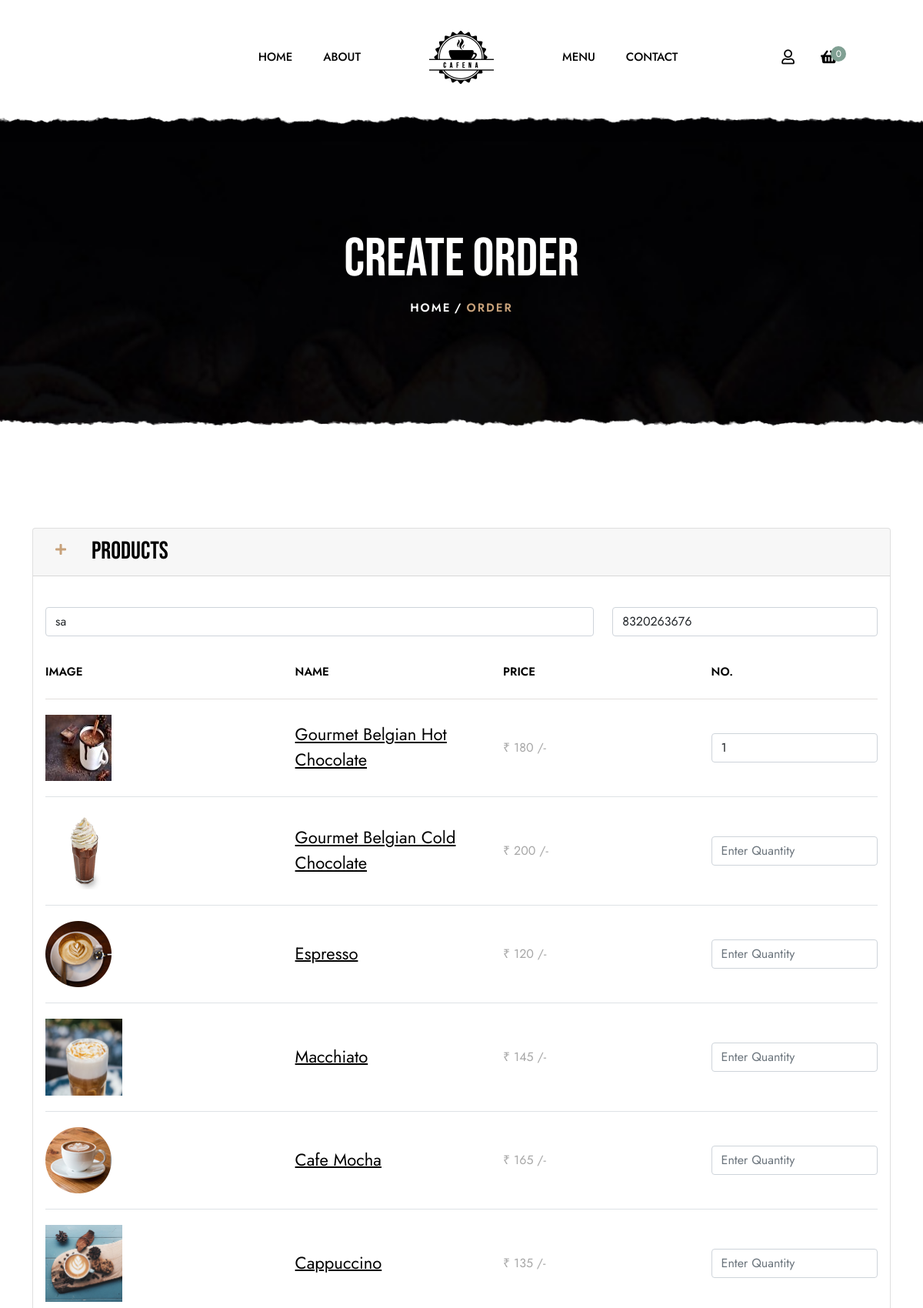
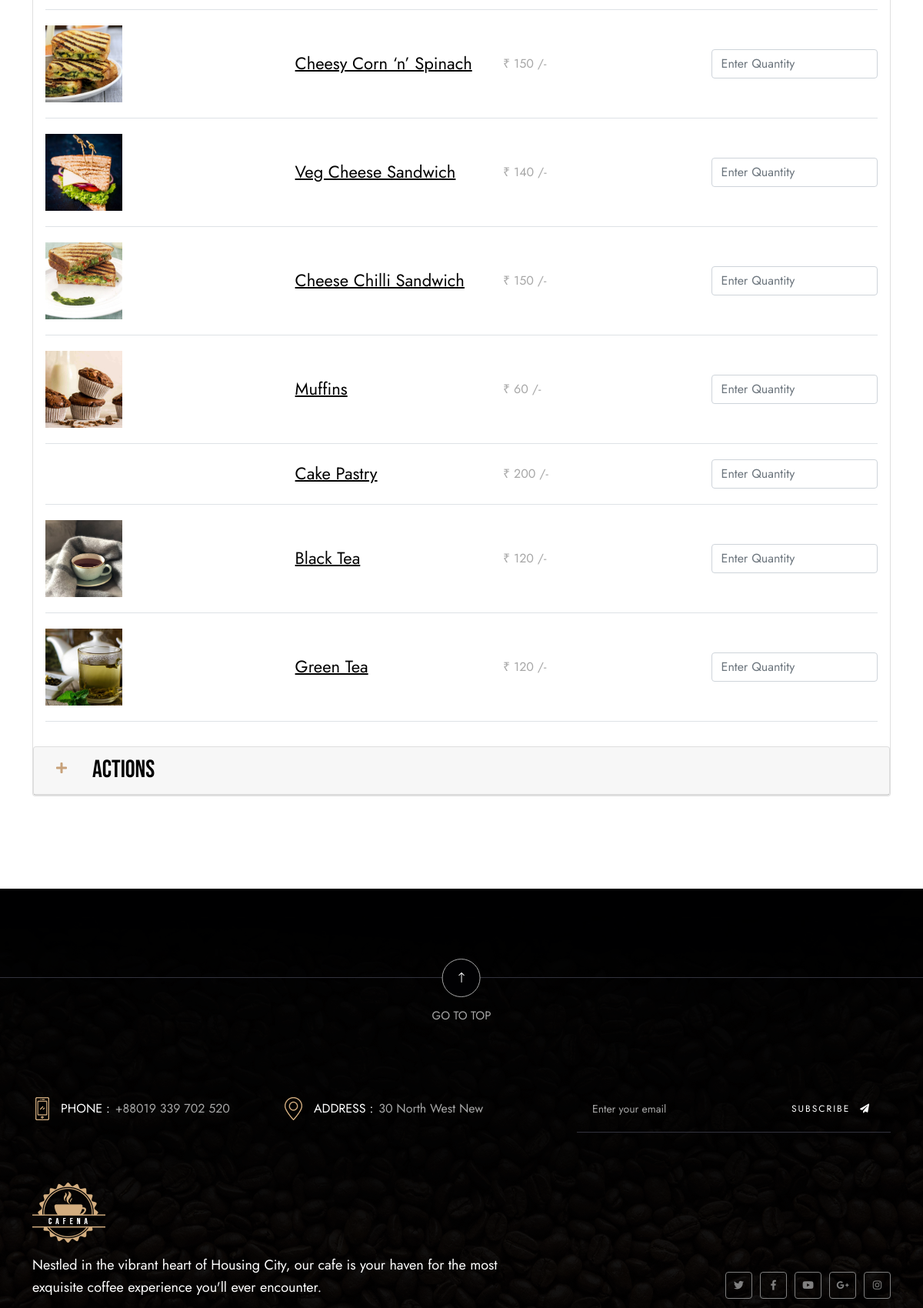
/order.php?table=1 (upper part), run on the app's committed database (2 pictures, top to bottom).
### tables this page shows
CREATE TABLE `tbl_make_order` (
  `id` int(255) NOT NULL,
  `name` varchar(255) NOT NULL,
  `phone` varchar(255) NOT NULL,
  `table_id` int(255) NOT NULL,
  `hot_choco_number` int(255) NOT NULL,
  `cold_choco_number` int(255) NOT NULL,
  `esperesso_number` int(255) NOT NULL,
  `macchiato_number` int(255) NOT NULL,
  `cafe_mocha_number` int(255) NOT NULL,
  `cappucino_number` int(255) NOT NULL,
  `corn_n_spinach_number` int(255) NOT NULL,
  `veg_cheese_number` int(255) NOT NULL,
  `cheese_chilli_number` int(255) NOT NULL,
  `muffins_number` int(255) NOT NULL,
  `pastry_number` int(255) NOT NULL,
  `black_tea_number` int(255) NOT NULL,
  `green_tea_number` int(255) NOT NULL,
  `status` enum('PENDING','COMPLETE','PAID') NOT NULL,
  `created_at` timestamp NOT NULL DEFAULT current_timestamp() ON UPDATE current_timestamp()
);

### order.php (the view, shortened to what the rows shown need)
<!DOCTYPE html>
<html lang="en">
<head>
    <?php require_once('head.php'); ?>
</head>
<body>
    <main>
        <section class="breadcrumb-area pt-140 pb-140 bg_img" data-overlay="" data-opacity="5">
            <div class="container">
                <div class="row">
                    <div class="col-xl-12 text-center">
                        <h2 class="page-title">Create Order</h2>
                    </div>
                </div>
            </div>
        </section>
        <section class="popular-menu__area position-relative pb-120 pt-115">
            <form id="orderForm" action="process/makeOrder.php" method="POST">
                <div class="container">
                    <div class="row">
                        <div class="col-md-12">
                            <div class="accordion" id="accordionExample">
                                <div class="card">
                                    <div class="card-header d-flex" id="headingOne">
                                        <h2 class="mb-0">
                                            <button class="btn btn-link" type="button" data-bs-toggle="collapse" data-bs-target="#collapseOne" aria-expanded="true" aria-controls="collapseOne">
                                                <i class="fa fa-plus"></i>
                                            </button>
                                        </h2>
                                        <h2 style="margin-left:20px;">Products</h2>
                                    </div>
                                    <div id="collapseOne" class="collapse show" aria-labelledby="headingOne">
                                        <div class="card-body">
                                            <div class="row">
                                                <div class="col-8 mt-4">
                                                <?php
                                                    if ($mainobj->isTableOccupied($_REQUEST['table'])) {
                                                        $data = $mainobj->getOrderFromTable($_REQUEST['table']);
                                                    }
                                                    ?>
                                                    <input type="text" name="name" class="form-control text-input" placeholder="Enter Name" value="<?= (!empty($data['name']))?$data['name']:'' ?>">
                                                </div>
                                                <div class="col-4 mt-4">
                                                    <input type="number" class="form-control text-input" placeholder="Enter Phone Number" max="9999999999" name="phone" value="<?= (!empty($data['phone']))?$data['phone']:'' ?>">
                                                </div>
                                                <div class="col-12 mt-4">
                                                    <table class="table">
                                                        <thead>
                                                            <tr>
                                                                <th width="30%">Image</th>
                                                                <th width="25%">Name</th>
                                                                <th width="25%">Price</th>
                                                                <th width="20%">No.</th>
                                                            </tr>
                                                        </thead>
                                                        <tbody>
                                                            <tr>
                                                                <td><input class="form-control" placeholder="Enter Quantity" type="number" min=0 name="hot_choco_number" value="<?= (!empty($data['hot_choco_number']))?$data['hot_choco_number']:'' ?>"/></td>
                                                            </tr>
                                                            <tr>
                                                                <td><input class="form-control" placeholder="Enter Quantity" type="number" min=0 name="cold_choco_number" value="<?= (!empty($data['cold_choco_number']))?$data['cold_choco_number']:'' ?>" /></td>
                                                            </tr>
                                                            <tr>
                                                                <td><input class="form-control" placeholder="Enter Quantity" type="number" min=0 name="esperesso_number" value="<?= (!empty($data['esperesso_number']))?$data['esperesso_number']:'' ?>"/></td>
                                                            </tr>
                                                            <tr>
                                                                <td><input class="form-control" placeholder="Enter Quantity" type="number" min=0 name="macchiato_number" value="<?= (!empty($data['macchiato_number']))?$data['macchiato_number']:'' ?>"/></td>
                                                            </tr>
                                                            <tr>
                                                                <td><input class="form-control" placeholder="Enter Quantity" type="number" min=0 name="cafe_mocha_number" value="<?= (!empty($data['cafe_mocha_number']))?$data['cafe_mocha_number']:'' ?>"/></td>
                                                            </tr>
                                                            <tr>
                                                                <td><input class="form-control" placeholder="Enter Quantity" type="number" min=0 name="cappucino_number" value="<?= (!empty($data['cappucino_number']))?$data['cappucino_number']:'' ?>"/></td>
                                                            </tr>
                                                            <tr>
                                                                <td><input class="form-control" placeholder="Enter Quantity" type="number" min=0 name="corn_n_spinach_number" value="<?= (!empty($data['corn_n_spinach_number']))?$data['corn_n_spinach_number']:'' ?>"/></td>
                                                            </tr>
                                                            <tr>
                                                                <td><input class="form-control" placeholder="Enter Quantity" type="number" min=0 name="veg_cheese_number" value="<?= (!empty($data['veg_cheese_number']))?$data['veg_cheese_number']:'' ?>"/></td>
                                                            </tr>
                                                            <tr>
                                                                <td><input class="form-control" placeholder="Enter Quantity" type="number" min=0 name="cheese_chilli_number" value="<?= (!empty($data['cheese_chilli_number']))?$data['cheese_chilli_number']:'' ?>"/></td>
                                                            </tr>
                                                            <tr>
                                                                <td><input class="form-control" placeholder="Enter Quantity" type="number" min=0 name="muffins_number" value="<?= (!empty($data['muffins_number']))?$data['muffins_number']:'' ?>"/></td>
                                                            </tr>
                                                            <tr>
                                                                <td><input class="form-control" placeholder="Enter Quantity" type="number" min=0 name="pastry_number" value="<?= (!empty($data['pastry_number']))?$data['pastry_number']:'' ?>"/></td>
                                                            </tr>
                                                            <tr>
                                                                <td><input class="form-control" placeholder="Enter Quantity" type="number" min=0 name="black_tea_number" value="<?= (!empty($data['black_tea_number']))?$data['black_tea_number']:'' ?>"/></td>
                                                            </tr>
                                                            <tr>
                                                                <td><input class="form-control" placeholder="Enter Quantity" type="number" min=0 name="green_tea_number" value="<?= (!empty($data['green_tea_number']))?$data['green_tea_number']:'' ?>"/></td>
                                                            </tr>
                                                        </tbody>
                                                    </table>
                                                </div>
                                            </div>
                                        </div>
                                    </div>
                                    <div class="card">
                                        <div class="card-header d-flex" id="headingTwo">
                                            <h2 class="mb-0">
                                                <button class="btn btn-link" type="button" data-bs-toggle="collapse" data-bs-target="#collapseTwo" aria-expanded="true" aria-controls="collapseTwo">
                                                    <i class="fa fa-plus"></i>
                                                </button>
                                            </h2>
                                            <h2 style="margin-left:20px;">Actions</h2>
                                        </div>
                                    </div>
                                </div>
                            </div>
                        </div>
            </form>
        </section>
    </main>
</body>
</html>

### data on the page
tbl_make_order: name "sa", phone "8320263676", hot_choco_number "1"

### other printed values
$mainobj->getCartItemsCount() "0"
